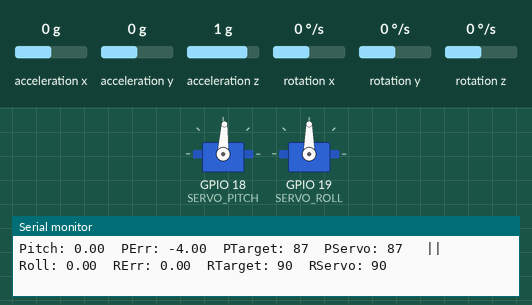
This sketch was run on a simulated ESP32. On the bench: 2 × servo, the last lines printed to the serial monitor. Inputs (shaded band) come from the test bench; at power-on: acceleration x 0 g, rotation x 0 °/s, rotation y 0 °/s, acceleration y 0 g, acceleration z 1 g, rotation z 0 °/s.

Above: at 1.8 s.
1.9 s: acceleration x set to -1.4 g
At 3.6 s:
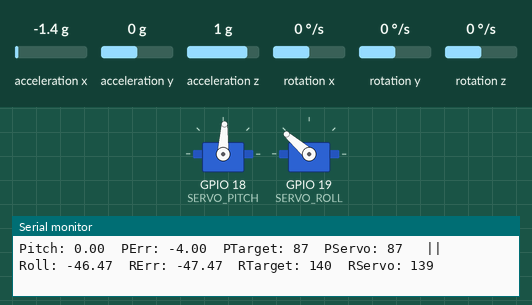
3.9 s: rotation x set to -192 °/s
At 4.5 s:
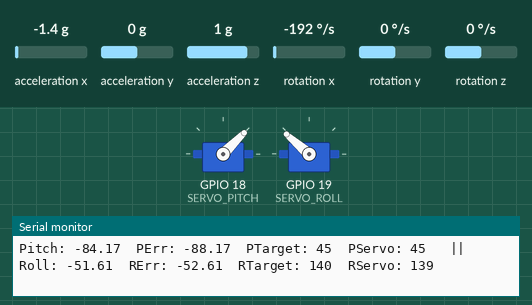
5.7 s: rotation y set to 100 °/s
At 8.49 s:
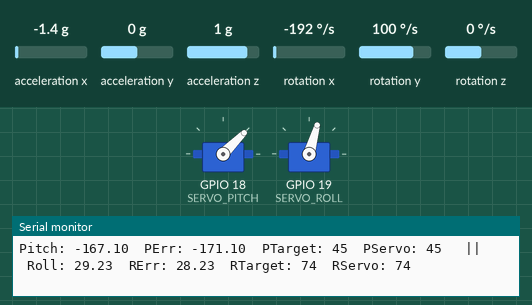
8.7 s: rotation y set to 192 °/s
11.7 s: rotation x set to 0 °/s
At 13.6 s:
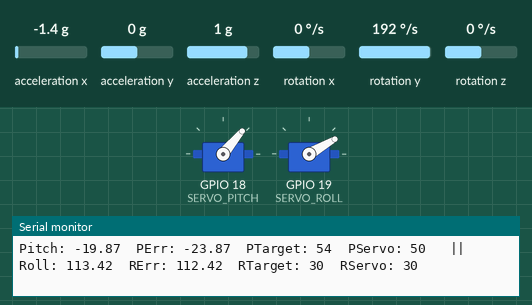
14.7 s: acceleration y set to 0.8 g
Timing chart, 0 to 20.3 s (numbered marks = the images above; inputs shaded):
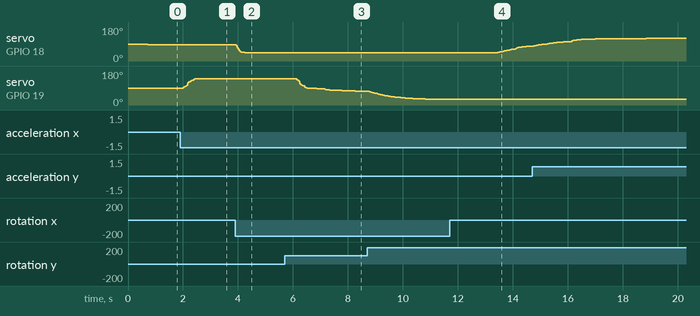

The sketch:

combined_pitch_roll_stabilizer.ino
```cpp
#include <Wire.h>
#include <MPU6050.h>
#include <ESP32Servo.h>

MPU6050 mpu;
Servo servoPitch;
Servo servoRoll;

// ---------------- Pins ----------------
#define SERVO_PITCH 18
#define SERVO_ROLL  19

// ---------------- MPU Variables (shared) ----------------
int16_t ax, ay, az;
int16_t gx, gy, gz;

float pitch = 0;
float roll  = 0;

unsigned long previousTime;

// Flat position references
const float pitchRef = 4.0;
const float rollRef  = 1.0;

void setup()
{
  Serial.begin(115200);

  Wire.begin(21, 22);
  delay(100);

  mpu.initialize();
  Serial.println("MPU6050 Initialized");

  servoPitch.attach(SERVO_PITCH);
  servoPitch.write(90);

  servoRoll.attach(SERVO_ROLL);
  servoRoll.write(90);

  delay(500);

  // Initial reading (shared for both pitch and roll init)
  mpu.getMotion6(&ax, &ay, &az, &gx, &gy, &gz);

  pitch = atan2(ay, sqrt(ax * ax + az * az)) * 180.0 / PI;
  roll  = atan2(ax, sqrt(ay * ay + az * az)) * 180.0 / PI;

  previousTime = micros();
}

void loop()
{
  unsigned long currentTime = micros();
  float dt = (currentTime - previousTime) / 1000000.0;
  previousTime = currentTime;

  // Single shared sensor read per loop iteration
  mpu.getMotion6(&ax, &ay, &az, &gx, &gy, &gz);

  // =========================================================
  // ======================  PITCH  =========================
  // =========================================================

  // Accelerometer angle
  float accelPitch = atan2(ay, sqrt(ax * ax + az * az)) * 180.0 / PI;

  // Gyroscope rate
  float gyroPitchRate = gx / 131.0;

  // Complementary Filter
  pitch = 0.98 * (pitch + gyroPitchRate * dt) + 0.02 * accelPitch;

  // Reference angle
  float pitchError = pitch - pitchRef;

  // ---------------- DEAD BAND ----------------
  if (abs(pitchError) < 1.0)
      pitchError = 0;

  // ---------------- ADAPTIVE GAIN ----------------
  float pitchGain;

  if (abs(pitchError) < 5)
      pitchGain = 0.6;      // Slow movement

  else if (abs(pitchError) < 15)
      pitchGain = 1.0;      // Medium speed

  else
      pitchGain = 1.5;      // Fast response

  // Desired Servo Position
  int targetServoPitch = constrain(90 + pitchGain * pitchError, 45, 135);

  // ---------------- SMOOTH SERVO ----------------
  static float servoPosPitch = 90;

  float speedPitch;

  if (abs(targetServoPitch - servoPosPitch) < 5)
      speedPitch = 0.15;

  else if (abs(targetServoPitch - servoPosPitch) < 20)
      speedPitch = 0.30;

  else
      speedPitch = 0.55;

  servoPosPitch += (targetServoPitch - servoPosPitch) * speedPitch;

  servoPitch.write((int)servoPosPitch);

  // =========================================================
  // =======================  ROLL  ==========================
  // =========================================================

  // Accelerometer Roll
  float accelRoll = atan2(ax, sqrt(ay * ay + az * az)) * 180.0 / PI;

  // Gyroscope Roll Rate
  float gyroRollRate = gy / 131.0;

  // Complementary Filter
  roll = 0.98 * (roll + gyroRollRate * dt) + 0.02 * accelRoll;

  // Error from level
  float rollError = roll - rollRef;

  // ---------------- Deadband ----------------
  if (abs(rollError) < 7.0)
    rollError = 0;

  // ---------------- Adaptive Gain ----------------
  float rollGain;

  // Positive Roll (very gentle)
  if (rollError >= 0)
  {
      if (rollError < 5)
          rollGain = 0.15;
      else if (rollError < 15)
          rollGain = 0.30;
      else
          rollGain = 0.55;      // Even at +25°, servo moves gently
  }

  // Negative Roll (stronger)
  else
  {
      if (rollError > -5)
          rollGain = 0.50;
      else if (rollError > -15)
          rollGain = 1.20;
      else
          rollGain = 2.00;
  }

  int targetServoRoll = constrain(90 - rollGain * rollError, 30, 140);

  // ---------------- Smooth Servo ----------------
  static float servoPosRoll = 90;

  float speedRoll;

  if (abs(targetServoRoll - servoPosRoll) < 5)
      speedRoll = 0.25;
  else if (abs(targetServoRoll - servoPosRoll) < 20)
      speedRoll = 0.60;
  else
      speedRoll = 1.00;

  servoPosRoll += (targetServoRoll - servoPosRoll) * speedRoll;

  servoRoll.write((int)servoPosRoll);

  // =========================================================
  // ======================  SERIAL  =========================
  // =========================================================
  Serial.print("Pitch: ");
  Serial.print(pitch, 2);
  Serial.print("  PErr: ");
  Serial.print(pitchError, 2);
  Serial.print("  PTarget: ");
  Serial.print(targetServoPitch);
  Serial.print("  PServo: ");
  Serial.print((int)servoPosPitch);

  Serial.print("   ||   Roll: ");
  Serial.print(roll, 2);
  Serial.print("  RErr: ");
  Serial.print(rollError, 2);
  Serial.print("  RTarget: ");
  Serial.print(targetServoRoll);
  Serial.print("  RServo: ");
  Serial.println((int)servoPosRoll);

  delay(10);
}
```

Measured:
- after the input at 1.9 s, servo on GPIO 19 (SERVO_ROLL): moves from 90° to 139° over 0.46 s, starting after 0.10 s
- after the input at 3.9 s, servo on GPIO 18 (SERVO_PITCH): moves from 87° to 45° over 0.34 s, starting at once
- after the input at 5.7 s, servo on GPIO 19 (SERVO_ROLL): moves from 139° to 74° over 2.2 s, starting after 0.40 s
- after the input at 11.7 s, servo on GPIO 18 (SERVO_PITCH): moves from 45° to 79° over 1.2 s, starting after 1.8 s
